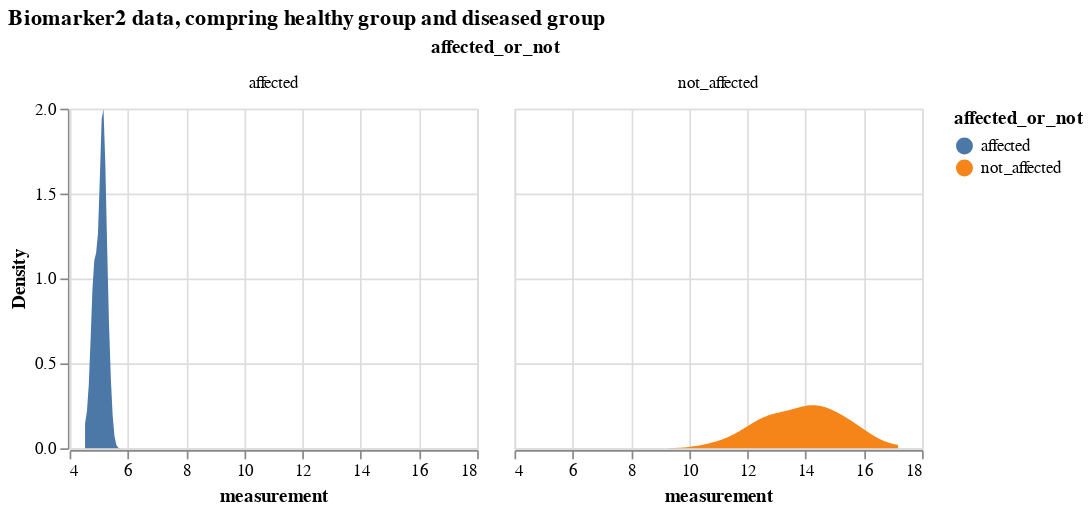

Here is the notebook cell this chart was saved with:
### Markdown cell above
### Comparing a certain biomarker data

### Code cell
# select only biomarker 2 
bio_2_data = df_expanded[df_expanded.Biomarker=='Biomarker 2'].drop(['k_j', 'S_n', 'Biomarker'], axis = 1)
# biomarker2 data, comparing from diseased and healthy groups
alt.Chart(bio_2_data).transform_density(
    'measurement',
    as_=['measurement', 'Density'],
    groupby=['affected_or_not']
).mark_area().encode(
    x="measurement:Q",
    y="Density:Q",
    facet = alt.Facet(
        "affected_or_not:N",
    ),
    color=alt.Color(
        'affected_or_not:N'
    )
).properties(
    width= 240,
    height = 200,
).properties(
    title='Biomarker2 data, compring healthy group and diseased group'
)

### Figure 1 — Vega-Lite specification as saved in the notebook (floating-point values rounded to 4 significant figures)
{"config": {"view": {"continuousWidth": 300, "continuousHeight": 300}}, "data": {"name": "data-4f9b5eef1c62b3046a3a88950f8fb5fd"}, "mark": {"type": "area"}, "encoding": {"color": {"field": "affected_or_not", "type": "nominal"}, "facet": {"field": "affected_or_not", "type": "nominal"}, "x": {"field": "measurement", "type": "quantitative"}, "y": {"field": "Density", "type": "quantitative"}}, "height": 200, "title": "Biomarker2 data, compring healthy group and diseased group", "transform": [{"density": "measurement", "groupby": ["affected_or_not"], "as": ["measurement", "Density"]}], "width": 240, "$schema": "https://vega.github.io/schema/vega-lite/v5.16.3.json", "datasets": {"data-4f9b5eef1c62b3046a3a88950f8fb5fd": [{"participant": 0, "measurement": 5.121, "affected_or_not": "affected"}, {"participant": 1, "measurement": 11.55, "affected_or_not": "not_affected"}, {"participant": 2, "measurement": 4.806, "affected_or_not": "affected"}, {"participant": 3, "measurement": 4.83, "affected_or_not": "affected"}, {"participant": 4, "measurement": 4.826, "affected_or_not": "affected"}, {"participant": 5, "measurement": 5.208, "affected_or_not": "affected"}, {"participant": 6, "measurement": 13.89, "affected_or_not": "not_affected"}, {"participant": 7, "measurement": 12.6, "affected_or_not": "not_affected"}, {"participant": 8, "measurement": 17.18, "affected_or_not": "not_affected"}, {"participant": 9, "measurement": 15.53, "affected_or_not": "not_affected"}, {"participant": 10, "measurement": 13.76, "affected_or_not": "not_affected"}, {"participant": 11, "measurement": 14.78, "affected_or_not": "not_affected"}, {"participant": 12, "measurement": 13.4, "affected_or_not": "not_affected"}, {"participant": 13, "measurement": 13.62, "affected_or_not": "not_affected"}, {"participant": 14, "measurement": 15.68, "affected_or_not": "not_affected"}, {"participant": 15, "measurement": 16.09, "affected_or_not": "not_affected"}, {"participant": 16, "measurement": 12.88, "affected_or_not": "not_affected"}, {"participant": 17, "measurement": 5.153, "affected_or_not": "affected"}, {"participant": 18, "measurement": 10.76, "affected_or_not": "not_affected"}, {"participant": 19, "measurement": 12.78, "affected_or_not": "not_affected"}, {"participant": 20, "measurement": 5.001, "affected_or_not": "affected"}, {"participant": 21, "measurement": 5.099, "affected_or_not": "affected"}, {"participant": 22, "measurement": 4.717, "affected_or_not": "affected"}, {"participant": 23, "measurement": 5.299, "affected_or_not": "affected"}, {"participant": 24, "measurement": 14.16, "affected_or_not": "not_affected"}, {"participant": 25, "measurement": 4.762, "affected_or_not": "affected"}, {"participant": 26, "measurement": 14.37, "affected_or_not": "not_affected"}, {"participant": 27, "measurement": 5.108, "affected_or_not": "affected"}, {"participant": 28, "measurement": 5.139, "affected_or_not": "affected"}, {"participant": 29, "measurement": 4.843, "affected_or_not": "affected"}, {"participant": 30, "measurement": 12.0, "affected_or_not": "not_affected"}, {"participant": 31, "measurement": 4.871, "affected_or_not": "affected"}, {"participant": 32, "measurement": 14.57, "affected_or_not": "not_affected"}, {"participant": 33, "measurement": 14.76, "affected_or_not": "not_affected"}, {"participant": 34, "measurement": 14.02, "affected_or_not": "not_affected"}, {"participant": 35, "measurement": 15.41, "affected_or_not": "not_affected"}, {"participant": 36, "measurement": 5.177, "affected_or_not": "affected"}, {"participant": 37, "measurement": 5.17, "affected_or_not": "affected"}, {"participant": 38, "measurement": 14.18, "affected_or_not": "not_affected"}, {"participant": 39, "measurement": 12.04, "affected_or_not": "not_affected"}, {"participant": 40, "measurement": 5.089, "affected_or_not": "affected"}, {"participant": 41, "measurement": 4.93, "affected_or_not": "affected"}, {"participant": 42, "measurement": 12.64, "affected_or_not": "not_affected"}, {"participant": 43, "measurement": 12.44, "affected_or_not": "not_affected"}, {"participant": 44, "measurement": 13.24, "affected_or_not": "not_affected"}, {"participant": 45, "measurement": 5.143, "affected_or_not": "affected"}, {"participant": 46, "measurement": 15.85, "affected_or_not": "not_affected"}, {"participant": 47, "measurement": 12.82, "affected_or_not": "not_affected"}, {"participant": 48, "measurement": 14.19, "affected_or_not": "not_affected"}, {"participant": 49, "measurement": 14.94, "affected_or_not": "not_affected"}, {"participant": 50, "measurement": 15.02, "affected_or_not": "not_affected"}, {"participant": 51, "measurement": 14.26, "affected_or_not": "not_affected"}, {"participant": 52, "measurement": 12.67, "affected_or_not": "not_affected"}, {"participant": 53, "measurement": 14.43, "affected_or_not": "not_affected"}, {"participant": 54, "measurement": 4.866, "affected_or_not": "affected"}, {"participant": 55, "measurement": 5.039, "affected_or_not": "affected"}, {"participant": 56, "measurement": 14.48, "affected_or_not": "not_affected"}, {"participant": 57, "measurement": 15.43, "affected_or_not": "not_affected"}, {"participant": 58, "measurement": 15.99, "affected_or_not": "not_affected"}, {"participant": 59, "measurement": 13.21, "affected_or_not": "not_affected"}, {"participant": 60, "measurement": 4.834, "affected_or_not": "affected"}, {"participant": 61, "measurement": 15.4, "affected_or_not": "not_affected"}, {"participant": 62, "measurement": 14.56, "affected_or_not": "not_affected"}, {"participant": 63, "measurement": 13.63, "affected_or_not": "not_affected"}, {"participant": 64, "measurement": 13.03, "affected_or_not": "not_affected"}, {"participant": 65, "measurement": 13.78, "affected_or_not": "not_affected"}, {"participant": 66, "measurement": 16.11, "affected_or_not": "not_affected"}, {"participant": 67, "measurement": 13.55, "affected_or_not": "not_affected"}, {"participant": 68, "measurement": 5.218, "affected_or_not": "affected"}, {"participant": 69, "measurement": 5.2, "affected_or_not": "affected"}, {"participant": 70, "measurement": 5.123, "affected_or_not": "affected"}, {"participant": 71, "measurement": 14.23, "affected_or_not": "not_affected"}, {"participant": 72, "measurement": 14.23, "affected_or_not": "not_affected"}, {"participant": 73, "measurement": 5.242, "affected_or_not": "affected"}, {"participant": 74, "measurement": 5.384, "affected_or_not": "affected"}, {"participant": 75, "measurement": 5.096, "affected_or_not": "affected"}, {"participant": 76, "measurement": 11.1, "affected_or_not": "not_affected"}, {"participant": 77, "measurement": 5.151, "affected_or_not": "affected"}, {"participant": 78, "measurement": 11.69, "affected_or_not": "not_affected"}, {"participant": 79, "measurement": 13.45, "affected_or_not": "not_affected"}, {"participant": 80, "measurement": 12.65, "affected_or_not": "not_affected"}, {"participant": 81, "measurement": 11.98, "affected_or_not": "not_affected"}, {"participant": 82, "measurement": 15.18, "affected_or_not": "not_affected"}, {"participant": 83, "measurement": 12.29, "affected_or_not": "not_affected"}, {"participant": 84, "measurement": 5.086, "affected_or_not": "affected"}, {"participant": 85, "measurement": 4.957, "affected_or_not": "affected"}, {"participant": 86, "measurement": 12.67, "affected_or_not": "not_affected"}, {"participant": 87, "measurement": 12.43, "affected_or_not": "not_affected"}, {"participant": 88, "measurement": 15.66, "affected_or_not": "not_affected"}, {"participant": 89, "measurement": 14.14, "affected_or_not": "not_affected"}, {"participant": 90, "measurement": 15.36, "affected_or_not": "not_affected"}, {"participant": 91, "measurement": 14.79, "affected_or_not": "not_affected"}, {"participant": 92, "measurement": 13.95, "affected_or_not": "not_affected"}, {"participant": 93, "measurement": 5.156, "affected_or_not": "affected"}, {"participant": 94, "measurement": 14.8, "affected_or_not": "not_affected"}, {"participant": 95, "measurement": 5.363, "affected_or_not": "affected"}, {"participant": 96, "measurement": 14.81, "affected_or_not": "not_affected"}, {"participant": 97, "measurement": 12.96, "affected_or_not": "not_affected"}, {"participant": 98, "measurement": 4.531, "affected_or_not": "affected"}, {"participant": 99, "measurement": 5.292, "affected_or_not": "affected"}]}}
